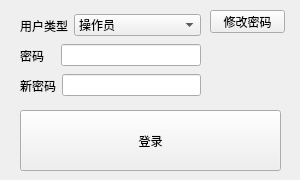
<?xml version="1.0" encoding="UTF-8"?>
<ui version="4.0">
 <class>LoginDialog</class>
 <widget class="QWidget" name="LoginDialog">
  <property name="geometry">
   <rect>
    <x>0</x>
    <y>0</y>
    <width>300</width>
    <height>180</height>
   </rect>
  </property>
  <property name="sizePolicy">
   <sizepolicy hsizetype="Fixed" vsizetype="Fixed">
    <horstretch>0</horstretch>
    <verstretch>0</verstretch>
   </sizepolicy>
  </property>
  <property name="minimumSize">
   <size>
    <width>300</width>
    <height>180</height>
   </size>
  </property>
  <property name="maximumSize">
   <size>
    <width>300</width>
    <height>180</height>
   </size>
  </property>
  <property name="windowTitle">
   <string>用户登录</string>
  </property>
  <widget class="QPushButton" name="pushButton_signIn">
   <property name="geometry">
    <rect>
     <x>20</x>
     <y>110</y>
     <width>261</width>
     <height>61</height>
    </rect>
   </property>
   <property name="text">
    <string>登录</string>
   </property>
  </widget>
  <widget class="QPushButton" name="pushButton_modifyPwd">
   <property name="geometry">
    <rect>
     <x>210</x>
     <y>10</y>
     <width>75</width>
     <height>23</height>
    </rect>
   </property>
   <property name="text">
    <string>修改密码</string>
   </property>
  </widget>
  <widget class="QWidget" name="layoutWidget">
   <property name="geometry">
    <rect>
     <x>20</x>
     <y>70</y>
     <width>181</width>
     <height>31</height>
    </rect>
   </property>
   <layout class="QHBoxLayout" name="horizontalLayout_3">
    <item>
     <widget class="QLabel" name="label_newpassword">
      <property name="text">
       <string>新密码</string>
      </property>
     </widget>
    </item>
    <item>
     <widget class="QLineEdit" name="lineEdit_newpassword">
      <property name="maxLength">
       <number>20</number>
      </property>
     </widget>
    </item>
   </layout>
  </widget>
  <widget class="QWidget" name="layoutWidget">
   <property name="geometry">
    <rect>
     <x>20</x>
     <y>10</y>
     <width>181</width>
     <height>31</height>
    </rect>
   </property>
   <layout class="QHBoxLayout" name="horizontalLayout" stretch="0,2">
    <item>
     <widget class="QLabel" name="label_userType">
      <property name="text">
       <string>用户类型</string>
      </property>
     </widget>
    </item>
    <item>
     <widget class="QComboBox" name="comboBox_userType">
      <property name="currentText">
       <string>操作员</string>
      </property>
      <item>
       <property name="text">
        <string>操作员</string>
       </property>
      </item>
      <item>
       <property name="text">
        <string>管理员</string>
       </property>
      </item>
     </widget>
    </item>
   </layout>
  </widget>
  <widget class="QWidget" name="layoutWidget">
   <property name="geometry">
    <rect>
     <x>20</x>
     <y>40</y>
     <width>181</width>
     <height>31</height>
    </rect>
   </property>
   <layout class="QHBoxLayout" name="horizontalLayout_2" stretch="1,4">
    <item>
     <widget class="QLabel" name="label_password">
      <property name="text">
       <string>密码</string>
      </property>
     </widget>
    </item>
    <item>
     <widget class="QLineEdit" name="lineEdit_password">
      <property name="maxLength">
       <number>20</number>
      </property>
      <property name="echoMode">
       <enum>QLineEdit::Normal</enum>
      </property>
     </widget>
    </item>
   </layout>
  </widget>
 </widget>
 <tabstops>
  <tabstop>comboBox_userType</tabstop>
  <tabstop>lineEdit_password</tabstop>
  <tabstop>pushButton_signIn</tabstop>
  <tabstop>pushButton_modifyPwd</tabstop>
  <tabstop>lineEdit_newpassword</tabstop>
 </tabstops>
 <resources/>
 <connections/>
</ui>
